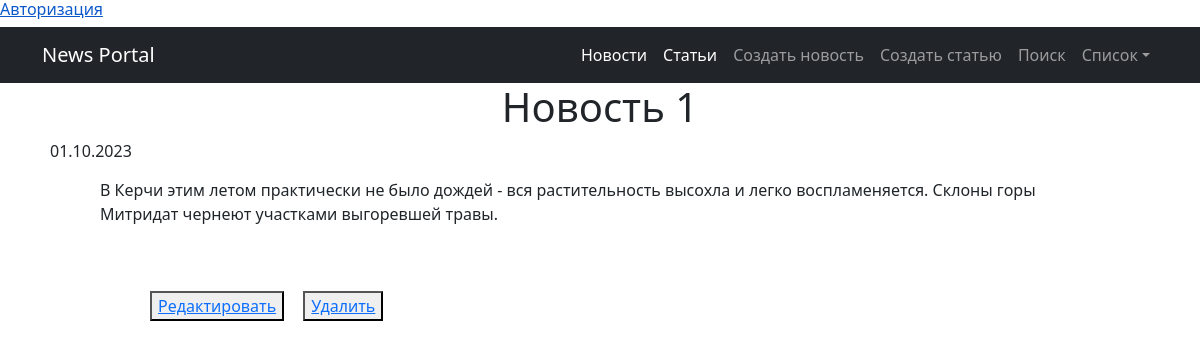
Screenshot of /article/40/ with the database file from the repository.
### news/models.py (models this page shows, shortened)
class Post(models.Model):
    author = models.ForeignKey(Author, on_delete=models.CASCADE)
    news = 'NW'
    article = 'AR'
    CATEGORY_CHOICES = (
        (news, 'Новость'),
        (article, 'Статья'),
    )
    choiceType = models.CharField(max_length=2,
                                  choices=CATEGORY_CHOICES,
                                  default=article)
    timeCreate = models.DateTimeField(auto_now_add=True)
    categoryPost = models.ManyToManyField(Category, through='PostCategory')
    title = models.CharField(max_length=100, unique=True)
    content = models.TextField()
    rating = models.IntegerField(default=0)

### news/views.py (the view)
# urls.py: path('article/<int:pk>/', ArticleDetail.as_view(), name='article_detail'),  # URL-шаблон для полной статьи
class ArticleDetail(DetailView):
    model = Post
    template_name = 'flatpages/article_detail.html'
    context_object_name = 'post'

### news/templatetags/cenzura.py (called while the page is built)
@register.filter()
def censor(value):  # Естественно если делать реальный проект слов будет в разы больше.
    words_to_censor = ['6лядь', '6лять', 'cock', 'cunt',  'fuck', 'xyй',
                       'гавнюк', 'долбоёб', 'лошок', 'пидарас', 'шлюха']
    if not isinstance(value, str):  # Проверка, чтобы фильтр цензурирования применялся только к переменным строкового
        raise ValueError("Значение должно быть строкой")
    for word in words_to_censor:
        value = value.replace(word, '*' * len(word))
    return mark_safe(value)

### templates/flatpages/article_detail.html
{% extends 'flatpages/default.html' %}
{% load cenzura %}
{% block content %}
    <h1 style="text-align: center;">{{ post.title|censor }}</h1>
    <div style="margin-left: 50px;">{{ post.timeCreate|date:"d.m.Y" }}</div>
    <div style="margin: 15px 100px;">{{ post.content|censor }}</div>
<div style="margin: 50px 150px;">
        <button> <a href="{% url 'news:news_edit' post.id %}"> Редактировать </a> </button>
        <button style="margin: 15px;"> <a href="{% url 'news:news_delete' post.id %}"> Удалить </a> </button>
</div>
{% endblock %}

### rows the page displays
Post: title|censor "Новость 1", timeCreate "01.10.2023", content|censor "В Керчи этим летом практически не было дождей - вся растительность высохла и легко воспламеняется. Склоны горы Митридат чернеют участками выгоревшей травы."
